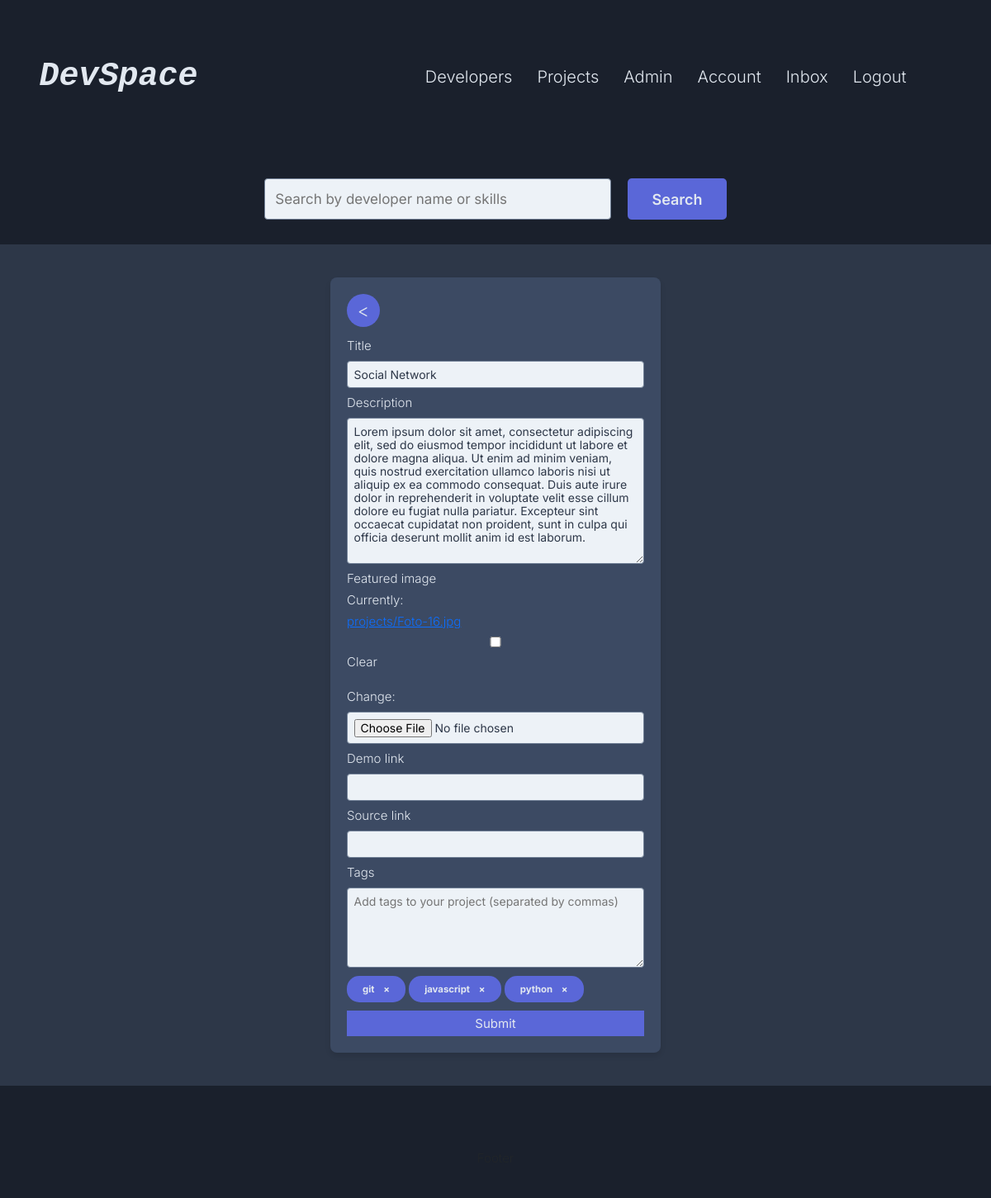
The page /projects/update_project/3d9a4600-5ccb-4bd4-a1b2-a986e1a7d386/?next=/user-account (signed in) on the database its author committed.
### projects/models.py (models this page shows, shortened)
class Project(models.Model):
    owner = models.ForeignKey(Profile, null=True, blank=True, on_delete=models.CASCADE)
    title = models.CharField(max_length= 200)
    description = models.TextField(null = True, blank = True)
    demo_link = models.CharField(max_length=2000, null = True, blank = True)
    source_link = models.CharField(max_length=2000, null = True, blank = True)
    featured_image = models.ImageField(null=True, blank=True, upload_to="projects/", default='projects/default.jpg')
    tags = models.ManyToManyField("Tag", blank = True)
    vote_total = models.IntegerField(default = 0, null = True)
    vote_ratio = models.IntegerField(default = 0, null = True)
    created = models.DateTimeField(auto_now_add= True)
    id = models.UUIDField(default = uuid.uuid4, unique = True, primary_key= True, editable=False)
    class Meta:
        ordering = [ '-vote_ratio', '-vote_total', 'title']

class Tag(models.Model):
    name = models.CharField(max_length=200, unique=True)
    created = models.DateTimeField(auto_now_add=True)
    id = models.UUIDField(default = uuid.uuid4, unique = True, primary_key= True, editable=False)

### projects/views.py (the view, shortened to what this page needs)
# urls.py: path("update_project/<str:pk>/", views.update_project, name = "update_project"),
@login_required(login_url='login')
def update_project(request, pk):
    profile = request.user.profile
    project = profile.project_set.get(id = pk)
    form = ProjectForm(instance = project)
    context = {
        "form": form,
        'project': project,
    }
    return render(request, "projects/project_form.html", context)

### projects/forms.py (shortened to what this page needs)
class ProjectForm(ModelForm):
    tags = forms.CharField(required=False, widget= forms.Textarea(attrs={
        'placeholder': 'Add tags to your project (separated by commas)',
        'rows': '5',
    }))
    class Meta:
        model = Project
        fields = ["title", "description", "featured_image", "demo_link", "source_link"]
    def __init__(self, *args, **kwargs):
        super().__init__(*args, **kwargs)
        for field_name, field in self.fields.items():
            field.widget.attrs.update({'class': 'form__input'})

### projects/templates/projects/project_form.html (shortened to what this page needs)
{% extends 'base.html' %}
{% load static %}
{% block content %}
{% include "navbar.html" %}
<div class="form-container container ">
    <a class="go-back" href="{{request.GET.next}}"><</a>
            <form class="form createProjectForm" method="POST" enctype="multipart/form-data" novalidate>
                {% for field in form %}
                <label for="formInputtext">{{field.label}}</label>
                {{field}}
                {% endfor %}
                <div class="project__tags">
                    {% for tag in project.tags.all %}
                    <span class="tag  skill "  >
                        <small  >{{tag.name}} &nbsp;&nbsp; <span class="remove-tag" data-tag="{{tag.id}}" data-project="{{project.id}}"  >&#215;</span> </small>
                    </span>
                    {% endfor %}
                </div>
                <input class="form__input--submit" type="submit" value="Submit">
            </form>
</div>
{% endblock %}

### static/css/base/_variables.css (style rules this page uses)
:root { --bg-color: #2D3748; --bg-color-light: #EDF2F7; --card-bg: #3C4A63; --nav-color: #1A202C; --btn-color: #5A67D8; --accent-color: #718096; --text-main: #E2E8F0; --text-dark: #2D3748; --hover: #7f9cf5e4; --success: #38A169; --success-bg: #E6FFFA; --error: #E53E3E; --error-bg: #FFF5F5; }

### static/css/components/_button.css (style rules this page uses)
.go-back { width: 40px; height: 40px; border-radius: 50%; display: flex ; align-items: center; justify-content: center; font-size: 2.2rem; text-decoration: none; background-color: var(--btn-color); color: var(--text-main); }

### static/css/components/_utilities.css (style rules this page uses)
.skill { display: inline-flex; align-items: center; background-color: var(--btn-color); color: var(--text-main); border-radius: 1.5rem; padding: 0.8rem 1.9rem; font-size: 1.3rem; font-weight: 700; text-decoration: none; }
.container, .container-fluid { margin-top: 4rem; }

### static/css/components/_go_back.css (style rules this page uses)
.createProjectForm { margin-top: 1.5rem; }

### static/css/components/_form.css (style rules this page uses)
.form-container { background-color: var(--card-bg); padding: 2rem; border-radius: 8px; max-width: 400px; width: 100%; box-shadow: 0 4px 6px rgba(0, 0, 0, 0.1); margin-bottom: 4rem; color: var(--text-main); }
.form { display: flex; flex-direction: column; gap: 1rem; }
.form__input { padding: 0.75rem; border: 1px solid var(--accent-color); border-radius: 4px; background-color: var(--bg-color-light); color: var(--text-dark); font-size: 1.4rem; }
.form__input--submit { background-color: var(--btn-color); color: var(--text-main); border: none; padding: 0.75rem; cursor: pointer; transition: background-color 0.3s ease; }
form a { overflow: hidden; }

### rows shown on the page
Project: form "Social Network" "Lorem ipsum dolor sit amet, consectetur adipiscing elit, sed do eiusmod tempor incididunt ut labore et dolore magna aliqua. Ut enim ad minim veniam, quis nostrud exercitation ullamco laboris nisi ut aliquip ex ea commodo consequat. Duis aute irure dolor in reprehenderit in voluptate velit esse cillum dolore eu fugiat nulla pariatur. Excepteur sint occaecat cupidatat non proident, sunt in culpa qui officia deserunt mollit anim id est laborum."
Tag: name "git"
Tag: name "javascript"
Tag: name "python"

### other values the page prints
{{ field.label }} "Title" "Description" "Featured image" "Demo link" "Source link" "Tags"
